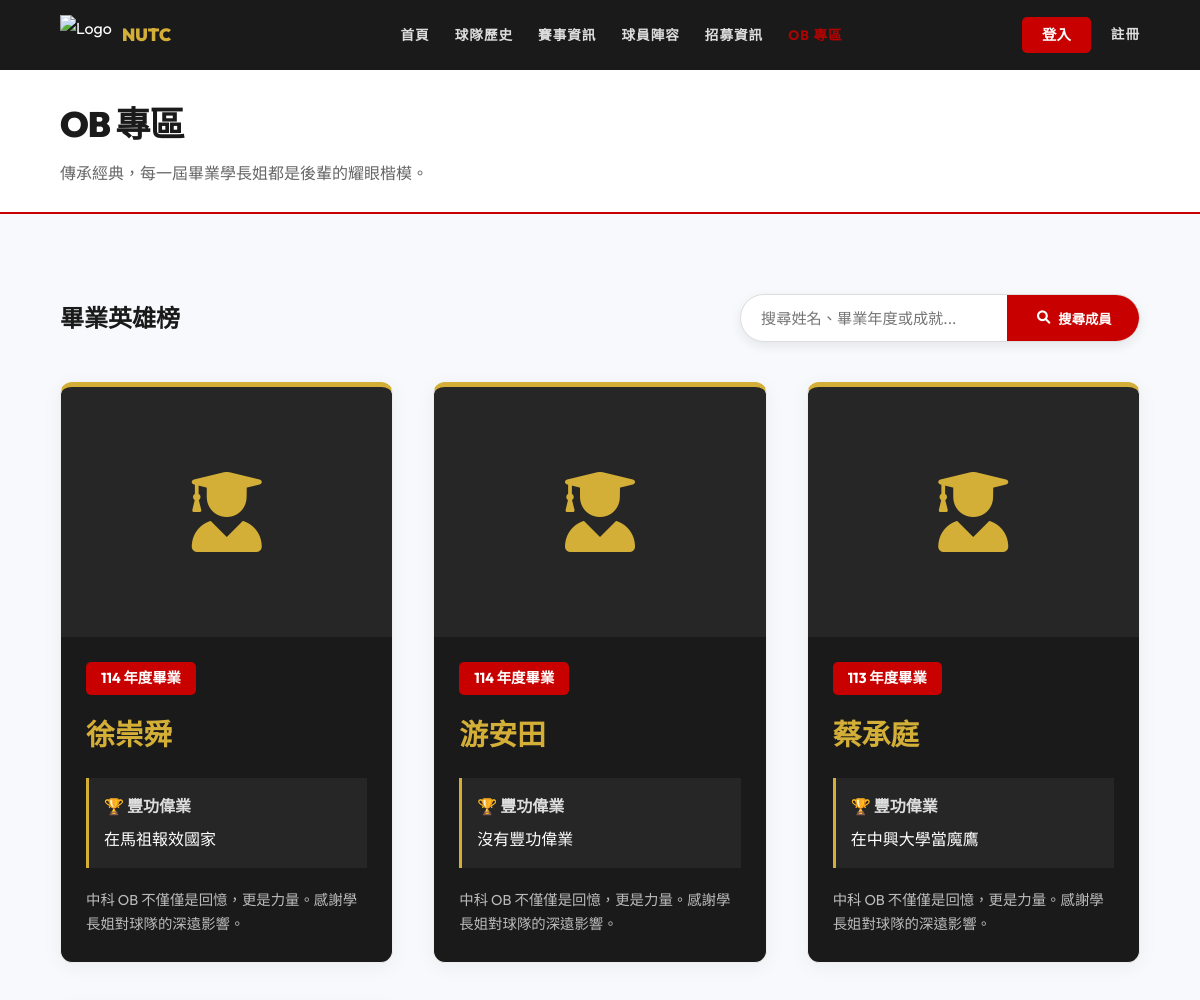
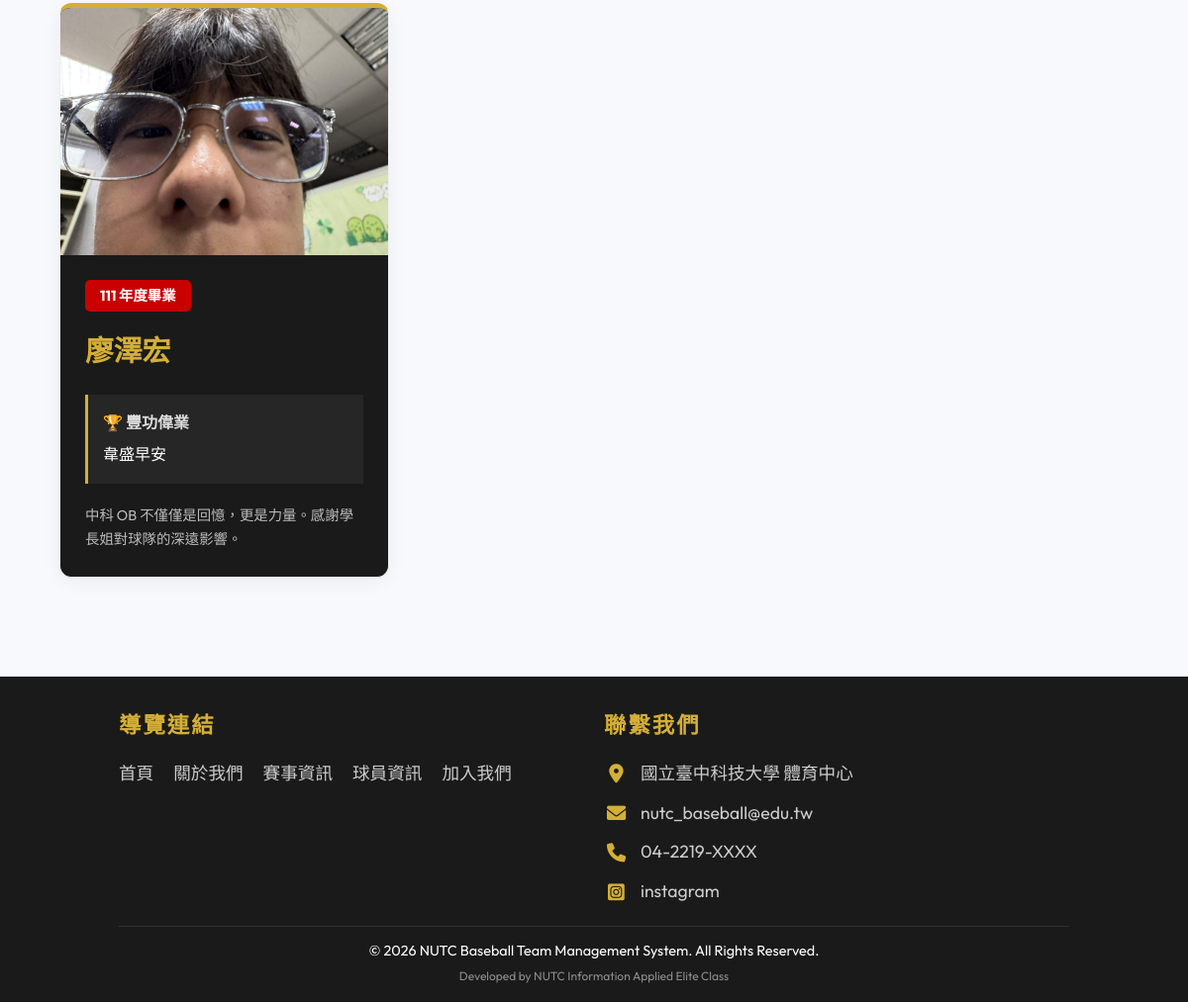
Screenshot of /ob.php with the database file from the repository (2 pictures, top to bottom).
### tables this page shows
CREATE TABLE `ob` (
  `Ob_id` int(11) NOT NULL COMMENT '校友 ID',
  `Team_Id` int(11) NOT NULL COMMENT '關聯 Team.team_Id',
  `OB_name` varchar(50) NOT NULL COMMENT '畢業學長姐姓名',
  `graduation_year` int(11) DEFAULT NULL COMMENT '畢業年度',
  `status` varchar(100) DEFAULT NULL COMMENT '畢業後現況或豐功偉業',
  `image_path` varchar(255) DEFAULT NULL COMMENT 'OB照片路徑'
);

CREATE TABLE `contact_us` (
  `id` int(11) NOT NULL,
  `icon_class` varchar(50) NOT NULL,
  `content_text` varchar(255) NOT NULL,
  `link` varchar(255) DEFAULT NULL
);

### includes/Database.php (called while the page is built, shortened)
<?php
class Database {
    private $pdo;
    public function __construct() {
        $host = 'localhost';
        $db   = 'baseball_web';
        $user = 'root';
        $pass = '';
        $charset = 'utf8mb4';
        $dsn = "mysql:host=$host;port=3306;dbname=$db;charset=$charset";
        $options = [
            PDO::ATTR_ERRMODE            => PDO::ERRMODE_EXCEPTION,
            PDO::ATTR_DEFAULT_FETCH_MODE => PDO::FETCH_ASSOC,
            PDO::ATTR_EMULATE_PREPARES   => false,
        ];
        try {
            $this->pdo = new PDO($dsn, $user, $pass, $options);
            $stmt = $this->pdo->query("DESCRIBE `player_game_details`");
            $cols = $stmt->fetchAll(PDO::FETCH_COLUMN);
            $stmt = $this->pdo->query("SHOW COLUMNS FROM `member` LIKE 'role'");
            $roleCol = $stmt->fetch();
        } catch (\PDOException $e) {
            throw new \PDOException($e->getMessage(), (int)$e->getCode());
        }
    }
    public function getAll($table) {
        $stmt = $this->pdo->query("SELECT * FROM `$table`");
        return $stmt->fetchAll();
    }
}

### includes/config.php (called while the page is built, shortened)
<?php
require_once 'Database.php';
$db = new Database();

### ob.php (the view, shortened to what this page needs)
<?php
require_once 'includes/header.php';
$obMembers = $db->getAll('ob');
$search = $_GET['search'] ?? '';
usort($obMembers, function ($a, $b) {
    return $b['graduation_year'] <=> $a['graduation_year'];
});
?>
<div class="page-header">
    <h1>OB 專區</h1>
    <p>傳承經典，每一屆畢業學長姐都是後輩的耀眼楷模。</p>
</div>
<section class="ob-section">
    <div class="container">
        <div style="display: flex; justify-content: space-between; align-items: center; flex-wrap: wrap; gap: 20px; margin-bottom: 40px;">
            <h2 style="margin-bottom: 0;">畢業英雄榜</h2>
            <form method="GET" class="search-bar-container" style="margin-bottom: 0;">
                <input type="text" name="search" class="search-bar-input" placeholder="搜尋姓名、畢業年度或成就..." value="<?= htmlspecialchars($search) ?>">
                <button type="submit" class="search-bar-btn"><i class="fas fa-search"></i> 搜尋成員</button>
            </form>
        </div>
        <div class="card-container">
            <?php if (empty($obMembers)): ?>
                <div class="empty-state-message">
                    <i class="fas fa-search"></i>
                    找不到符合條件的 OB 學長姐。
                </div>
            <?php else: ?>
                <?php foreach ($obMembers as $ob): ?>
                    <div class="card ob-card">
                        <div class="ob-card-img-box">
                            <?php if (!empty($ob['image_path'])): ?>
                                <img src="<?= htmlspecialchars($ob['image_path']) ?>" alt="<?= htmlspecialchars($ob['OB_name']) ?>" style="width: 100%; height: 100%; object-fit: cover;">
                            <?php else: ?>
                                <i class="fas fa-user-graduate"></i>
                            <?php endif; ?>
                        </div>
                        <div class="card-content">
                            <span class="ob-card-badge">
                                <?= $ob['graduation_year'] ?> 年度畢業
                            </span>
                            <h3 class="card-title ob-card-name"><?= htmlspecialchars($ob['OB_name']) ?></h3>
                            <div class="ob-card-achievements">
                                <p class="label">🏆 豐功偉業</p>
                                <p class="content"><?= nl2br(htmlspecialchars($ob['status'])) ?></p>
                            </div>
                            <p class="ob-card-desc">中科 OB 不僅僅是回憶，更是力量。感謝學長姐對球隊的深遠影響。</p>
                        </div>
                    </div>
                <?php endforeach; ?>
            <?php endif; ?>
        </div>
    </div>
</section>
<?php require_once 'includes/footer.php'; ?>

### includes/footer.php (shortened to what this page needs)
<?php
$contactInfos = $db->getAll('contact_us');
?>
<footer>
    <div class="footer-content">
        <div class="footer-section">
            <h3>導覽連結</h3>
            <ul class="footer-links">
                <li><a href="index.php">首頁</a></li>
                <li><a href="about.php">關於我們</a></li>
                <li><a href="matches.php">賽事資訊</a></li>
                <li><a href="players.php">球員資訊</a></li>
                <li><a href="join.php">加入我們</a></li>
            </ul>
        </div>
        <div class="footer-section">
            <h3>聯繫我們</h3>
            <div class="footer-contact-list">
                <?php if (empty($contactInfos)): ?>
                    <p class="footer-contact-empty">尚未設定聯絡資訊</p>
                <?php else: ?>
                    <?php foreach ($contactInfos as $c): ?>
                        <p class="footer-contact-item">
                            <i class="<?= htmlspecialchars($c['icon_class']) ?>"></i>
                            <?php if (!empty($c['link'])): ?>
                                <a href="<?= htmlspecialchars($c['link']) ?>" target="_blank"><?= htmlspecialchars($c['content_text']) ?></a>
                            <?php else: ?>
                                <span><?= htmlspecialchars($c['content_text']) ?></span>
                            <?php endif; ?>
                        </p>
                    <?php endforeach; ?>
                <?php endif; ?>
            </div>
        </div>
    </div>
    <div class="footer-bottom">
        &copy; 2026 NUTC Baseball Team Management System. All Rights Reserved.
        <br><small style="opacity: 0.5;">Developed by NUTC Information Applied Elite Class</small>
    </div>
</footer>
</body>
</html>

### assets/css/style.css (style rules this page uses)
:root { --primary: #C80000; --secondary: #D4AF37; --bg-white: #FFFFFF; --bg-dark: #1A1A1A; --text-white: #FFFFFF; --text-dark: #1A1A1A; --gray-light: #F4F4F4; --transition: all 0.3s ease-in-out; }
* { margin: 0; padding: 0; box-sizing: border-box; font-family: 'Outfit', 'Noto Sans TC', -apple-system, sans-serif; }
body { background-color: #f7f9fc; color: var(--text-dark); line-height: 1.7; }
section { padding: 60px 10%; background-color: transparent; }
.page-header { padding: 25px 5%; background-color: #fff; border-bottom: 2px solid var(--primary); margin-bottom: 20px; text-align: left; }
.page-header h1 { font-size: 2.2rem; font-weight: 900; color: var(--bg-dark); text-transform: uppercase; letter-spacing: -1px; margin: 0; position: relative; display: inline-block; }
.page-header p { font-size: 1rem; color: #666; margin-top: 5px; font-weight: 500; }
section { padding: 80px 10%; }
.card-container { display: grid; grid-template-columns: repeat(auto-fit, minmax(300px, 1fr)); gap: 40px; }
.card { background: var(--bg-white); border-radius: 12px; overflow: hidden; box-shadow: 0 4px 20px rgba(0,0,0,0.05); transition: var(--transition); border: 1px solid #eee; }
.card-content { padding: 25px; }
.card-title { font-size: 1.5rem; font-weight: 700; margin-bottom: 10px; }
footer { background: var(--bg-dark); color: var(--text-white); padding: 30px 10% 15px; margin-top: 40px; }
.footer-content { display: grid; grid-template-columns: repeat(auto-fit, minmax(200px, 1fr)); gap: 20px; margin-bottom: 20px; }
.footer-section h3 { margin-bottom: 15px; font-size: 1.4rem; letter-spacing: 2px; color: var(--secondary); }
.footer-links { list-style: none; padding: 0; display: flex; flex-direction: row; flex-wrap: wrap; gap: 10px 20px; }
.footer-links a { color: #ccc; text-decoration: none; transition: color 0.3s, transform 0.3s; font-size: 1.1rem; }
.footer-contact-list { display: flex; flex-direction: column; gap: 10px; }
.footer-contact-item { margin: 0; font-size: 1.1rem; color: #ccc; display: flex; align-items: center; gap: 12px; }
.footer-contact-item i { color: var(--secondary); font-size: 1.2rem; width: 25px; text-align: center; }
.footer-contact-item a { color: #ccc; text-decoration: none; transition: color 0.3s; }
.footer-bottom { text-align: center; padding-top: 12px; border-top: 1px solid rgba(255,255,255,0.1); font-size: 0.9rem; }
.container { max-width: 1500px; margin: 0 auto; }
.search-bar-container { display: flex; align-items: center; background: white; padding: 0; border-radius: 50px; border: 1px solid #ddd; margin-bottom: 30px; width: 100%; max-width: 400px; box-sizing: border-box; height: 48px; overflow: hidden; box-shadow: 0 4px 12px rgba(0,0,0,0.08); transition: border-color 0.3s, box-shadow 0.3s; }
.search-bar-input { flex: 1; padding: 0 20px; border: none !important; background: transparent !important; font-size: 0.95rem; outline: none !important; height: 100%; color: #333; }
.search-bar-btn { height: 100%; padding: 0 30px; background: var(--primary); color: white; border: none; border-radius: 0; cursor: pointer; font-weight: 700; transition: background 0.3s; display: flex; align-items: center; justify-content: center; gap: 8px; white-space: nowrap; flex-shrink: 0; }

### assets/css/ob.css (style rules this page uses)
.ob-section { padding: 60px 5%; }
.ob-card { background: var(--bg-dark); color: white; border-top: 5px solid var(--secondary); }
.ob-card-img-box { height: 250px; background: rgba(255,255,255,0.05); display: flex; align-items: center; justify-content: center; }
.ob-card-img-box i { font-size: 5rem; color: var(--secondary); }
.ob-card-badge { background: var(--primary); color: white; padding: 4px 15px; border-radius: 5px; font-weight: bold; font-size: 0.9rem; display: inline-block; }
.ob-card-name { margin-top: 15px; font-size: 1.8rem; color: var(--secondary); }
.ob-card-achievements { margin: 20px 0; padding: 15px; border-left: 3px solid var(--secondary); background: rgba(255,255,255,0.05); }
.ob-card-achievements .label { font-weight: 700; color: #ddd; }
.ob-card-achievements .content { margin-top: 5px; }
.ob-card-desc { font-size: 0.9rem; opacity: 0.7; }

### rows the page displays
ob: graduation_year "114", OB_name "徐崇舜", status "在馬祖報效國家"
ob: graduation_year "114", OB_name "游安田", status "沒有豐功偉業"
ob: graduation_year "113", OB_name "蔡承庭", status "在中興大學當魔鷹"
ob: image_path (picture), graduation_year "111", OB_name "廖澤宏", status "韋盛早安"
contact_us: content_text "國立臺中科技大學 體育中心"
contact_us: content_text "nutc_baseball@edu.tw"
contact_us: content_text "04-2219-XXXX"
contact_us: content_text "instagram"
